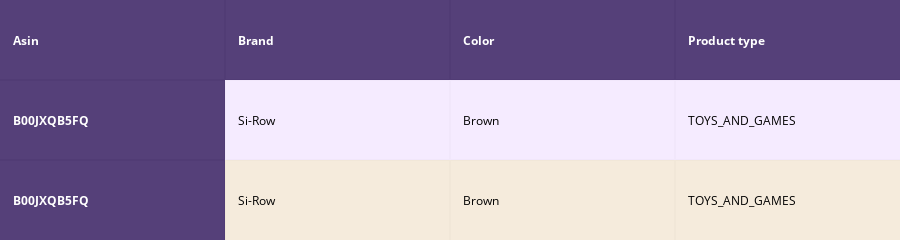
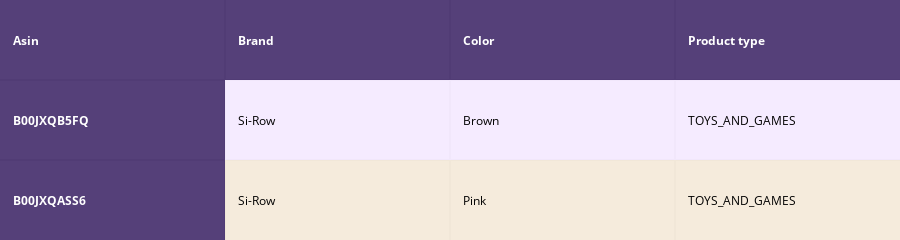
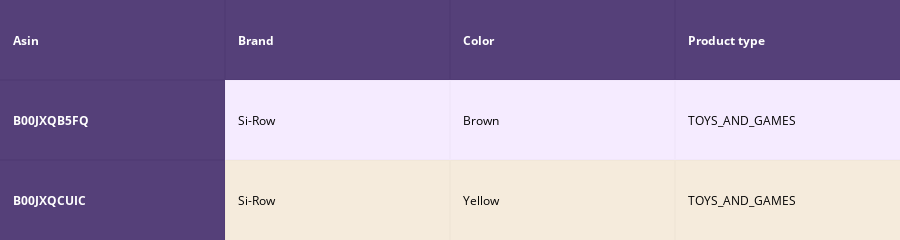
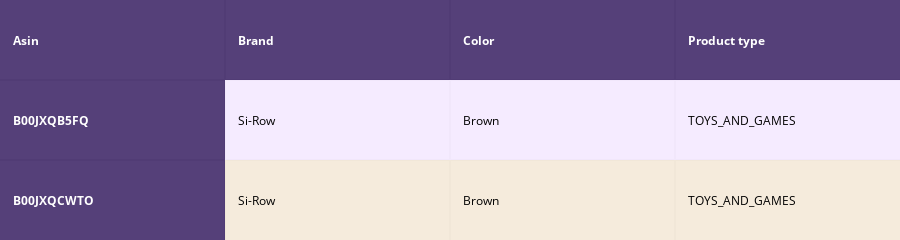

Notebook source saved alongside these figures, in order:
### Markdown cell above
**Let us give equal weight to title, extra features and image features and see our results first.**

### Code cell
# arguments for idf_w2v_brand function are row_number, title_weight, extra_feats_weight, image_feats_weight, number_of_results
idf_w2v_brand(12566, 5, 5, 5, 20)

### Figure 1 — Plotly figure (JSON) as saved in the notebook; plotly's stock layout.template omitted (floating-point values rounded to 4 significant figures)
{"data": [{"colorscale": [[0, "#1d004d"], [0.5, "#f2e5ff"], [1, "#f2e5d1"]], "hoverinfo": "none", "opacity": 0.75, "showscale": false, "type": "heatmap", "uid": "56a2e57d-39df-4e6f-9b56-3166a0b05cff", "z": [[0, 0, 0, 0], [0, 0.5, 0.5, 0.5], [0, 1, 1, 1]]}], "layout": {"annotations": [{"align": "left", "font": {"color": "#ffffff"}, "showarrow": false, "text": "<b>Asin</b>", "x": -0.45, "xanchor": "left", "xref": "x", "y": 0, "yref": "y"}, {"align": "left", "font": {"color": "#ffffff"}, "showarrow": false, "text": "<b>Brand</b>", "x": 0.55, "xanchor": "left", "xref": "x", "y": 0, "yref": "y"}, {"align": "left", "font": {"color": "#ffffff"}, "showarrow": false, "text": "<b>Color</b>", "x": 1.55, "xanchor": "left", "xref": "x", "y": 0, "yref": "y"}, {"align": "left", "font": {"color": "#ffffff"}, "showarrow": false, "text": "<b>Product type</b>", "x": 2.55, "xanchor": "left", "xref": "x", "y": 0, "yref": "y"}, {"align": "left", "font": {"color": "#ffffff"}, "showarrow": false, "text": "<b>B00JXQB5FQ</b>", "x": -0.45, "xanchor": "left", "xref": "x", "y": 1, "yref": "y"}, {"align": "left", "font": {"color": "#000000"}, "showarrow": false, "text": "Si-Row", "x": 0.55, "xanchor": "left", "xref": "x", "y": 1, "yref": "y"}, {"align": "left", "font": {"color": "#000000"}, "showarrow": false, "text": "Brown", "x": 1.55, "xanchor": "left", "xref": "x", "y": 1, "yref": "y"}, {"align": "left", "font": {"color": "#000000"}, "showarrow": false, "text": "TOYS_AND_GAMES", "x": 2.55, "xanchor": "left", "xref": "x", "y": 1, "yref": "y"}, {"align": "left", "font": {"color": "#ffffff"}, "showarrow": false, "text": "<b>B00JXQB5FQ</b>", "x": -0.45, "xanchor": "left", "xref": "x", "y": 2, "yref": "y"}, {"align": "left", "font": {"color": "#000000"}, "showarrow": false, "text": "Si-Row", "x": 0.55, "xanchor": "left", "xref": "x", "y": 2, "yref": "y"}, {"align": "left", "font": {"color": "#000000"}, "showarrow": false, "text": "Brown", "x": 1.55, "xanchor": "left", "xref": "x", "y": 2, "yref": "y"}, {"align": "left", "font": {"color": "#000000"}, "showarrow": false, "text": "TOYS_AND_GAMES", "x": 2.55, "xanchor": "left", "xref": "x", "y": 2, "yref": "y"}], "height": 140, "margin": {"b": 0, "l": 0, "r": 0, "t": 0}, "xaxis": {"dtick": 1, "gridwidth": 2, "showticklabels": false, "tick0": -0.5, "ticks": "", "zeroline": false}, "yaxis": {"autorange": "reversed", "dtick": 1, "gridwidth": 2, "showticklabels": false, "tick0": 0.5, "ticks": "", "zeroline": false}}}

### Figure 2 — Plotly figure (JSON) as saved in the notebook; plotly's stock layout.template omitted (floating-point values rounded to 4 significant figures)
{"data": [{"colorscale": [[0, "#1d004d"], [0.5, "#f2e5ff"], [1, "#f2e5d1"]], "hoverinfo": "none", "opacity": 0.75, "showscale": false, "type": "heatmap", "uid": "6e769bfa-061f-4db3-8fd5-e502f56f59a2", "z": [[0, 0, 0, 0], [0, 0.5, 0.5, 0.5], [0, 1, 1, 1]]}], "layout": {"annotations": [{"align": "left", "font": {"color": "#ffffff"}, "showarrow": false, "text": "<b>Asin</b>", "x": -0.45, "xanchor": "left", "xref": "x", "y": 0, "yref": "y"}, {"align": "left", "font": {"color": "#ffffff"}, "showarrow": false, "text": "<b>Brand</b>", "x": 0.55, "xanchor": "left", "xref": "x", "y": 0, "yref": "y"}, {"align": "left", "font": {"color": "#ffffff"}, "showarrow": false, "text": "<b>Color</b>", "x": 1.55, "xanchor": "left", "xref": "x", "y": 0, "yref": "y"}, {"align": "left", "font": {"color": "#ffffff"}, "showarrow": false, "text": "<b>Product type</b>", "x": 2.55, "xanchor": "left", "xref": "x", "y": 0, "yref": "y"}, {"align": "left", "font": {"color": "#ffffff"}, "showarrow": false, "text": "<b>B00JXQB5FQ</b>", "x": -0.45, "xanchor": "left", "xref": "x", "y": 1, "yref": "y"}, {"align": "left", "font": {"color": "#000000"}, "showarrow": false, "text": "Si-Row", "x": 0.55, "xanchor": "left", "xref": "x", "y": 1, "yref": "y"}, {"align": "left", "font": {"color": "#000000"}, "showarrow": false, "text": "Brown", "x": 1.55, "xanchor": "left", "xref": "x", "y": 1, "yref": "y"}, {"align": "left", "font": {"color": "#000000"}, "showarrow": false, "text": "TOYS_AND_GAMES", "x": 2.55, "xanchor": "left", "xref": "x", "y": 1, "yref": "y"}, {"align": "left", "font": {"color": "#ffffff"}, "showarrow": false, "text": "<b>B00JXQASS6</b>", "x": -0.45, "xanchor": "left", "xref": "x", "y": 2, "yref": "y"}, {"align": "left", "font": {"color": "#000000"}, "showarrow": false, "text": "Si-Row", "x": 0.55, "xanchor": "left", "xref": "x", "y": 2, "yref": "y"}, {"align": "left", "font": {"color": "#000000"}, "showarrow": false, "text": "Pink", "x": 1.55, "xanchor": "left", "xref": "x", "y": 2, "yref": "y"}, {"align": "left", "font": {"color": "#000000"}, "showarrow": false, "text": "TOYS_AND_GAMES", "x": 2.55, "xanchor": "left", "xref": "x", "y": 2, "yref": "y"}], "height": 140, "margin": {"b": 0, "l": 0, "r": 0, "t": 0}, "xaxis": {"dtick": 1, "gridwidth": 2, "showticklabels": false, "tick0": -0.5, "ticks": "", "zeroline": false}, "yaxis": {"autorange": "reversed", "dtick": 1, "gridwidth": 2, "showticklabels": false, "tick0": 0.5, "ticks": "", "zeroline": false}}}

### Figure 3 — Plotly figure (JSON) as saved in the notebook; plotly's stock layout.template omitted (floating-point values rounded to 4 significant figures)
{"data": [{"colorscale": [[0, "#1d004d"], [0.5, "#f2e5ff"], [1, "#f2e5d1"]], "hoverinfo": "none", "opacity": 0.75, "showscale": false, "type": "heatmap", "uid": "790b39db-3b37-4607-ba14-adbd3d853f8d", "z": [[0, 0, 0, 0], [0, 0.5, 0.5, 0.5], [0, 1, 1, 1]]}], "layout": {"annotations": [{"align": "left", "font": {"color": "#ffffff"}, "showarrow": false, "text": "<b>Asin</b>", "x": -0.45, "xanchor": "left", "xref": "x", "y": 0, "yref": "y"}, {"align": "left", "font": {"color": "#ffffff"}, "showarrow": false, "text": "<b>Brand</b>", "x": 0.55, "xanchor": "left", "xref": "x", "y": 0, "yref": "y"}, {"align": "left", "font": {"color": "#ffffff"}, "showarrow": false, "text": "<b>Color</b>", "x": 1.55, "xanchor": "left", "xref": "x", "y": 0, "yref": "y"}, {"align": "left", "font": {"color": "#ffffff"}, "showarrow": false, "text": "<b>Product type</b>", "x": 2.55, "xanchor": "left", "xref": "x", "y": 0, "yref": "y"}, {"align": "left", "font": {"color": "#ffffff"}, "showarrow": false, "text": "<b>B00JXQB5FQ</b>", "x": -0.45, "xanchor": "left", "xref": "x", "y": 1, "yref": "y"}, {"align": "left", "font": {"color": "#000000"}, "showarrow": false, "text": "Si-Row", "x": 0.55, "xanchor": "left", "xref": "x", "y": 1, "yref": "y"}, {"align": "left", "font": {"color": "#000000"}, "showarrow": false, "text": "Brown", "x": 1.55, "xanchor": "left", "xref": "x", "y": 1, "yref": "y"}, {"align": "left", "font": {"color": "#000000"}, "showarrow": false, "text": "TOYS_AND_GAMES", "x": 2.55, "xanchor": "left", "xref": "x", "y": 1, "yref": "y"}, {"align": "left", "font": {"color": "#ffffff"}, "showarrow": false, "text": "<b>B00JXQCUIC</b>", "x": -0.45, "xanchor": "left", "xref": "x", "y": 2, "yref": "y"}, {"align": "left", "font": {"color": "#000000"}, "showarrow": false, "text": "Si-Row", "x": 0.55, "xanchor": "left", "xref": "x", "y": 2, "yref": "y"}, {"align": "left", "font": {"color": "#000000"}, "showarrow": false, "text": "Yellow", "x": 1.55, "xanchor": "left", "xref": "x", "y": 2, "yref": "y"}, {"align": "left", "font": {"color": "#000000"}, "showarrow": false, "text": "TOYS_AND_GAMES", "x": 2.55, "xanchor": "left", "xref": "x", "y": 2, "yref": "y"}], "height": 140, "margin": {"b": 0, "l": 0, "r": 0, "t": 0}, "xaxis": {"dtick": 1, "gridwidth": 2, "showticklabels": false, "tick0": -0.5, "ticks": "", "zeroline": false}, "yaxis": {"autorange": "reversed", "dtick": 1, "gridwidth": 2, "showticklabels": false, "tick0": 0.5, "ticks": "", "zeroline": false}}}

### Figure 4 — Plotly figure (JSON) as saved in the notebook; plotly's stock layout.template omitted (floating-point values rounded to 4 significant figures)
{"data": [{"colorscale": [[0, "#1d004d"], [0.5, "#f2e5ff"], [1, "#f2e5d1"]], "hoverinfo": "none", "opacity": 0.75, "showscale": false, "type": "heatmap", "uid": "3cd39e29-2be0-4c54-809e-3a292d51f8e5", "z": [[0, 0, 0, 0], [0, 0.5, 0.5, 0.5], [0, 1, 1, 1]]}], "layout": {"annotations": [{"align": "left", "font": {"color": "#ffffff"}, "showarrow": false, "text": "<b>Asin</b>", "x": -0.45, "xanchor": "left", "xref": "x", "y": 0, "yref": "y"}, {"align": "left", "font": {"color": "#ffffff"}, "showarrow": false, "text": "<b>Brand</b>", "x": 0.55, "xanchor": "left", "xref": "x", "y": 0, "yref": "y"}, {"align": "left", "font": {"color": "#ffffff"}, "showarrow": false, "text": "<b>Color</b>", "x": 1.55, "xanchor": "left", "xref": "x", "y": 0, "yref": "y"}, {"align": "left", "font": {"color": "#ffffff"}, "showarrow": false, "text": "<b>Product type</b>", "x": 2.55, "xanchor": "left", "xref": "x", "y": 0, "yref": "y"}, {"align": "left", "font": {"color": "#ffffff"}, "showarrow": false, "text": "<b>B00JXQB5FQ</b>", "x": -0.45, "xanchor": "left", "xref": "x", "y": 1, "yref": "y"}, {"align": "left", "font": {"color": "#000000"}, "showarrow": false, "text": "Si-Row", "x": 0.55, "xanchor": "left", "xref": "x", "y": 1, "yref": "y"}, {"align": "left", "font": {"color": "#000000"}, "showarrow": false, "text": "Brown", "x": 1.55, "xanchor": "left", "xref": "x", "y": 1, "yref": "y"}, {"align": "left", "font": {"color": "#000000"}, "showarrow": false, "text": "TOYS_AND_GAMES", "x": 2.55, "xanchor": "left", "xref": "x", "y": 1, "yref": "y"}, {"align": "left", "font": {"color": "#ffffff"}, "showarrow": false, "text": "<b>B00JXQCWTO</b>", "x": -0.45, "xanchor": "left", "xref": "x", "y": 2, "yref": "y"}, {"align": "left", "font": {"color": "#000000"}, "showarrow": false, "text": "Si-Row", "x": 0.55, "xanchor": "left", "xref": "x", "y": 2, "yref": "y"}, {"align": "left", "font": {"color": "#000000"}, "showarrow": false, "text": "Brown", "x": 1.55, "xanchor": "left", "xref": "x", "y": 2, "yref": "y"}, {"align": "left", "font": {"color": "#000000"}, "showarrow": false, "text": "TOYS_AND_GAMES", "x": 2.55, "xanchor": "left", "xref": "x", "y": 2, "yref": "y"}], "height": 140, "margin": {"b": 0, "l": 0, "r": 0, "t": 0}, "xaxis": {"dtick": 1, "gridwidth": 2, "showticklabels": false, "tick0": -0.5, "ticks": "", "zeroline": false}, "yaxis": {"autorange": "reversed", "dtick": 1, "gridwidth": 2, "showticklabels": false, "tick0": 0.5, "ticks": "", "zeroline": false}}}
